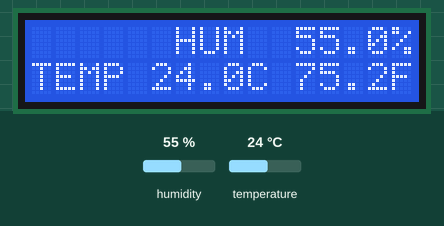
Simulated run of this sketch. Board: Arduino Uno, built with avr-gcc and run on an emulated ATmega328P. Shown: 16×2 character LCD. The test bench sets the inputs (shaded band); at power-on: humidity 55 %, temperature 24 °C. What the sketch prints to the serial monitor is not drawn.

Above: at 4.7 s.
4.8 s: humidity set to 22 %
At 7.3 s:
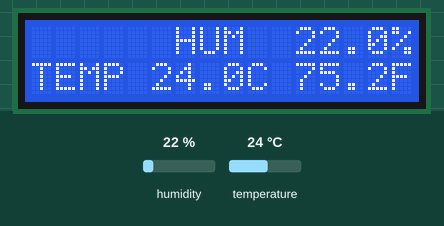
7.7 s: temperature set to 12 °C
At 10.8 s:
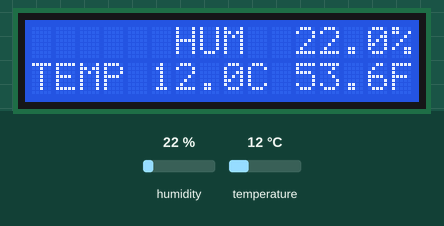
11.8 s: humidity set to 40 %
At 15.6 s:
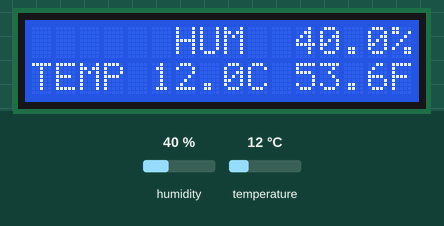
16.0 s: temperature set to 19 °C
At 19.1 s:
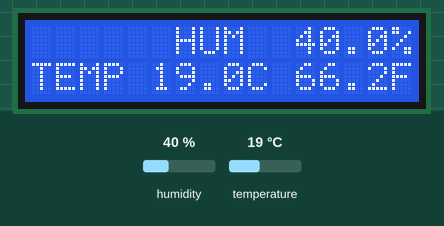
Timing chart, 0 to 20.6 s (numbered marks = the images above; inputs shaded):
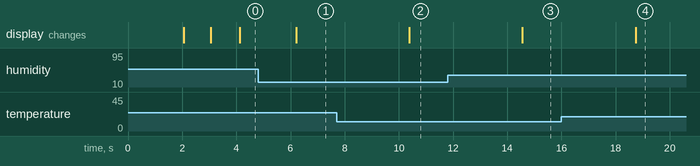

The sketch:

WeatherStation.ino
```cpp
#include<LiquidCrystal.h>
#include "DHT.h"
#define DHTPIN 8
#define DHTTYPE DHT11

DHT dht(DHTPIN,DHTTYPE);

LiquidCrystal lcd(7,6,5,4,3,2);//CONNECT THESE PINS ON LCD

void setup(){
  delay(2000);
  Serial.begin(9600);
  lcd.begin(16,2);
  dht.begin();
  lcd.print("Room Temp");
  delay(1000);
  lcd.clear();
}
void loop(){
  float h= dht.readHumidity(); // FUNCTION FOR READING HUMIDITY DATA
  float t= dht.readTemperature();// FUNCTION FOR READING TEMPERATURE DATA
  if(isnan(h) || isnan(t)){
  Serial.print("Failed to get data");
  lcd.setCursor(0,0);
  lcd.print("FAILED!");
  lcd.setCursor(0,1);
  lcd.print("TRY AGAIN");
  }
  else{
  // printing the humidity data on SERIAL MONITOR
  Serial.print("Current Humidity: ");
  Serial.print(h);
  Serial.print("%");
  Serial.print("||");

  Serial.print("Current Temperature: ");
  Serial.print(t);
  Serial.println("ºC\n");

  Serial.print("Current Temperature: ");
  Serial.print(t * 1.8 + 32);
  Serial.println("ºF\n");
  delay(1000);
  // Printing humidity On Screen
  lcd.setCursor(6,0);
  lcd.print("HUM ");
  lcd.setCursor(11,0);
  lcd.print(h);
  lcd.setCursor(15,0);
  lcd.print("%");

  // Printing Temp on LCD
  lcd.setCursor(0,1);
  lcd.print("TEMP ");
  lcd.setCursor(5,1);
  lcd.print(t);
  lcd.setCursor(9,1);
  lcd.println("C ");
  lcd.setCursor(11,1);
  lcd.print(t * 1.8 + 32);
  lcd.setCursor(15,1);
  lcd.println("F");
  }
}
```

Measured:
- after the input at 4.8 s, the display: changes after 1.4 s (image 1)
- after the input at 7.7 s, the display: changes after 2.7 s (image 2)
- after the input at 11.8 s, the display: changes after 2.8 s (image 3)
- after the input at 16.0 s, the display: changes after 2.7 s (image 4)
